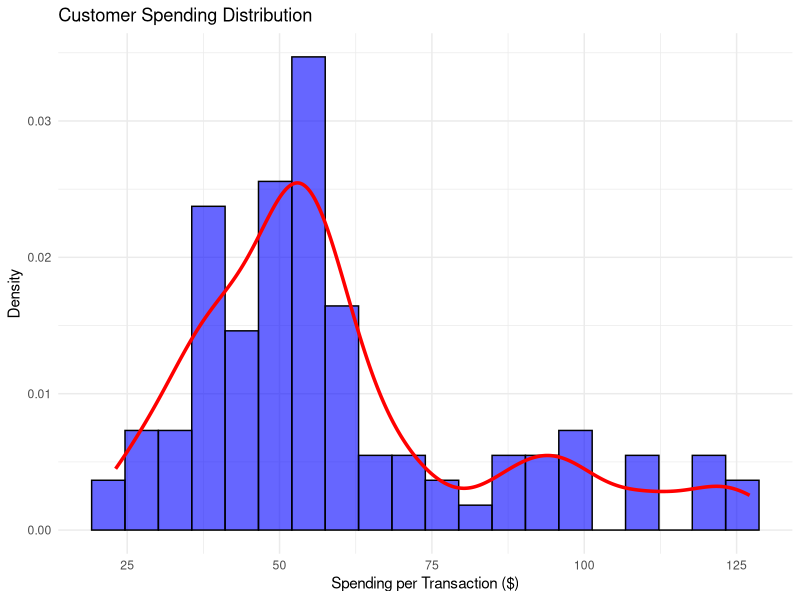

This chart was generated by the following R code:
install.packages("e1071")  # Only run once
library(e1071)

# Generate synthetic spending data (Right-skewed data)
spending <- c(rnorm(80, mean=50, sd=10), rnorm(20, mean=100, sd=15))

# Compute skewness & kurtosis
spending_skewness <- skewness(spending)
spending_kurtosis <- kurtosis(spending)

# Display results
cat("Skewness:", spending_skewness, "\n")
cat("Kurtosis:", spending_kurtosis, "\n")

library(ggplot2)

# Create dataframe
df <- data.frame(Spending = spending)

# Histogram with density curve
ggplot(df, aes(x=Spending)) +
  geom_histogram(aes(y=..density..), bins=20, fill="blue", alpha=0.6, color="black") +
  geom_density(color="red", size=1.2) +
  ggtitle("Customer Spending Distribution") +
  xlab("Spending per Transaction ($)") +
  ylab("Density") +
  theme_minimal()
